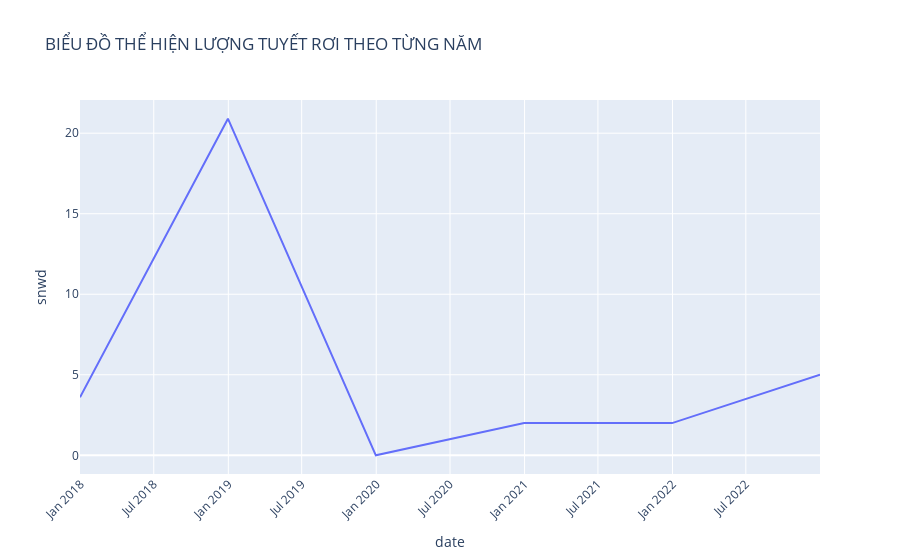

The notebook cell saved with this chart:
### Code cell
element = 'snwd'
fig = px.line(yearly, y=element, title=f'Biểu đồ thể hiện {ele[element]} theo từng năm'.upper())
fig.update_xaxes(tickangle=-45)
fig.show()

### Figure 1 — Plotly figure (JSON) as saved in the notebook; plotly's stock layout.template omitted (floating-point values rounded to 4 significant figures)
{"data": [{"hovertemplate": "date=%{x}<br>snwd=%{y}<extra></extra>", "legendgroup": "", "line": {"color": "#636efa", "dash": "solid"}, "marker": {"symbol": "circle"}, "mode": "lines", "name": "", "orientation": "v", "showlegend": false, "type": "scatter", "x": ["2017-12-31T00:00:00", "2018-12-31T00:00:00", "2019-12-31T00:00:00", "2020-12-31T00:00:00", "2021-12-31T00:00:00", "2022-12-31T00:00:00"], "xaxis": "x", "y": [3.6, 20.9, 0, 2, 2, 5], "yaxis": "y"}], "layout": {"legend": {"tracegroupgap": 0}, "title": {"text": "BIỂU ĐỒ THỂ HIỆN LƯỢNG TUYẾT RƠI THEO TỪNG NĂM"}, "xaxis": {"anchor": "y", "domain": [0, 1], "tickangle": -45, "title": {"text": "date"}}, "yaxis": {"anchor": "x", "domain": [0, 1], "title": {"text": "snwd"}}}}
